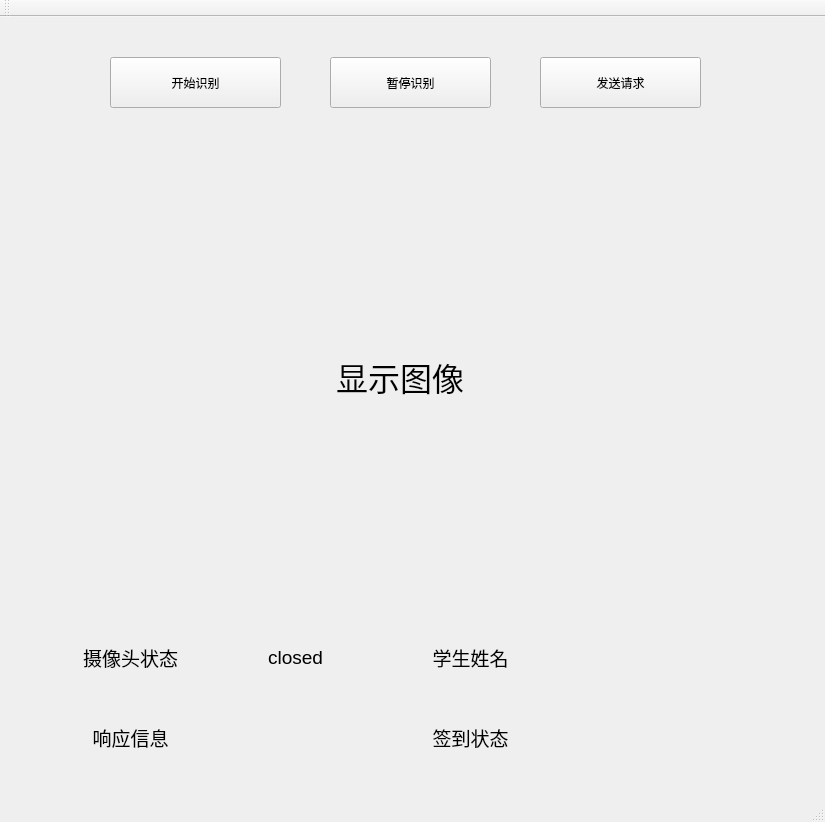
<?xml version="1.0" encoding="UTF-8"?>
<ui version="4.0">
 <class>MainWindow</class>
 <widget class="QMainWindow" name="MainWindow">
  <property name="geometry">
   <rect>
    <x>0</x>
    <y>0</y>
    <width>825</width>
    <height>822</height>
   </rect>
  </property>
  <property name="windowTitle">
   <string>MainWindow</string>
  </property>
  <widget class="QWidget" name="centralWidget">
   <widget class="QLabel" name="lblImage">
    <property name="geometry">
     <rect>
      <x>80</x>
      <y>120</y>
      <width>640</width>
      <height>480</height>
     </rect>
    </property>
    <property name="font">
     <font>
      <pointsize>24</pointsize>
     </font>
    </property>
    <property name="text">
     <string>显示图像</string>
    </property>
    <property name="alignment">
     <set>Qt::AlignCenter</set>
    </property>
   </widget>
   <widget class="QLabel" name="lblCapStatus">
    <property name="geometry">
     <rect>
      <x>180</x>
      <y>610</y>
      <width>231</width>
      <height>61</height>
     </rect>
    </property>
    <property name="font">
     <font>
      <pointsize>14</pointsize>
     </font>
    </property>
    <property name="text">
     <string>closed</string>
    </property>
    <property name="alignment">
     <set>Qt::AlignCenter</set>
    </property>
   </widget>
   <widget class="QLabel" name="label">
    <property name="geometry">
     <rect>
      <x>80</x>
      <y>610</y>
      <width>101</width>
      <height>61</height>
     </rect>
    </property>
    <property name="font">
     <font>
      <pointsize>14</pointsize>
     </font>
    </property>
    <property name="text">
     <string>摄像头状态</string>
    </property>
    <property name="alignment">
     <set>Qt::AlignCenter</set>
    </property>
   </widget>
   <widget class="QLabel" name="lblStudentName">
    <property name="geometry">
     <rect>
      <x>520</x>
      <y>610</y>
      <width>231</width>
      <height>61</height>
     </rect>
    </property>
    <property name="font">
     <font>
      <pointsize>14</pointsize>
     </font>
    </property>
    <property name="text">
     <string/>
    </property>
    <property name="alignment">
     <set>Qt::AlignCenter</set>
    </property>
   </widget>
   <widget class="QLabel" name="label_2">
    <property name="geometry">
     <rect>
      <x>420</x>
      <y>610</y>
      <width>101</width>
      <height>61</height>
     </rect>
    </property>
    <property name="font">
     <font>
      <pointsize>14</pointsize>
     </font>
    </property>
    <property name="text">
     <string>学生姓名</string>
    </property>
    <property name="alignment">
     <set>Qt::AlignCenter</set>
    </property>
   </widget>
   <widget class="QLabel" name="lblResponseMsg">
    <property name="geometry">
     <rect>
      <x>180</x>
      <y>690</y>
      <width>231</width>
      <height>61</height>
     </rect>
    </property>
    <property name="font">
     <font>
      <pointsize>14</pointsize>
     </font>
    </property>
    <property name="text">
     <string/>
    </property>
    <property name="alignment">
     <set>Qt::AlignCenter</set>
    </property>
   </widget>
   <widget class="QLabel" name="label_3">
    <property name="geometry">
     <rect>
      <x>80</x>
      <y>690</y>
      <width>101</width>
      <height>61</height>
     </rect>
    </property>
    <property name="font">
     <font>
      <pointsize>14</pointsize>
     </font>
    </property>
    <property name="text">
     <string>响应信息</string>
    </property>
    <property name="alignment">
     <set>Qt::AlignCenter</set>
    </property>
   </widget>
   <widget class="QLabel" name="label_4">
    <property name="geometry">
     <rect>
      <x>420</x>
      <y>690</y>
      <width>101</width>
      <height>61</height>
     </rect>
    </property>
    <property name="font">
     <font>
      <pointsize>14</pointsize>
     </font>
    </property>
    <property name="text">
     <string>签到状态</string>
    </property>
    <property name="alignment">
     <set>Qt::AlignCenter</set>
    </property>
   </widget>
   <widget class="QPushButton" name="btnStartCapture">
    <property name="geometry">
     <rect>
      <x>110</x>
      <y>40</y>
      <width>171</width>
      <height>51</height>
     </rect>
    </property>
    <property name="text">
     <string>开始识别</string>
    </property>
   </widget>
   <widget class="QLabel" name="lblSignStatus">
    <property name="geometry">
     <rect>
      <x>520</x>
      <y>690</y>
      <width>231</width>
      <height>61</height>
     </rect>
    </property>
    <property name="font">
     <font>
      <pointsize>14</pointsize>
     </font>
    </property>
    <property name="text">
     <string/>
    </property>
    <property name="alignment">
     <set>Qt::AlignCenter</set>
    </property>
   </widget>
   <widget class="QPushButton" name="btnStopCapture">
    <property name="geometry">
     <rect>
      <x>330</x>
      <y>40</y>
      <width>161</width>
      <height>51</height>
     </rect>
    </property>
    <property name="text">
     <string>暂停识别</string>
    </property>
   </widget>
   <widget class="QPushButton" name="btnRequest">
    <property name="geometry">
     <rect>
      <x>540</x>
      <y>40</y>
      <width>161</width>
      <height>51</height>
     </rect>
    </property>
    <property name="text">
     <string>发送请求</string>
    </property>
   </widget>
  </widget>
  <widget class="QMenuBar" name="menuBar">
   <property name="geometry">
    <rect>
     <x>0</x>
     <y>0</y>
     <width>825</width>
     <height>36</height>
    </rect>
   </property>
  </widget>
  <widget class="QToolBar" name="mainToolBar">
   <attribute name="toolBarArea">
    <enum>TopToolBarArea</enum>
   </attribute>
   <attribute name="toolBarBreak">
    <bool>false</bool>
   </attribute>
  </widget>
  <widget class="QStatusBar" name="statusBar"/>
 </widget>
 <layoutdefault spacing="6" margin="11"/>
 <resources/>
 <connections/>
</ui>
